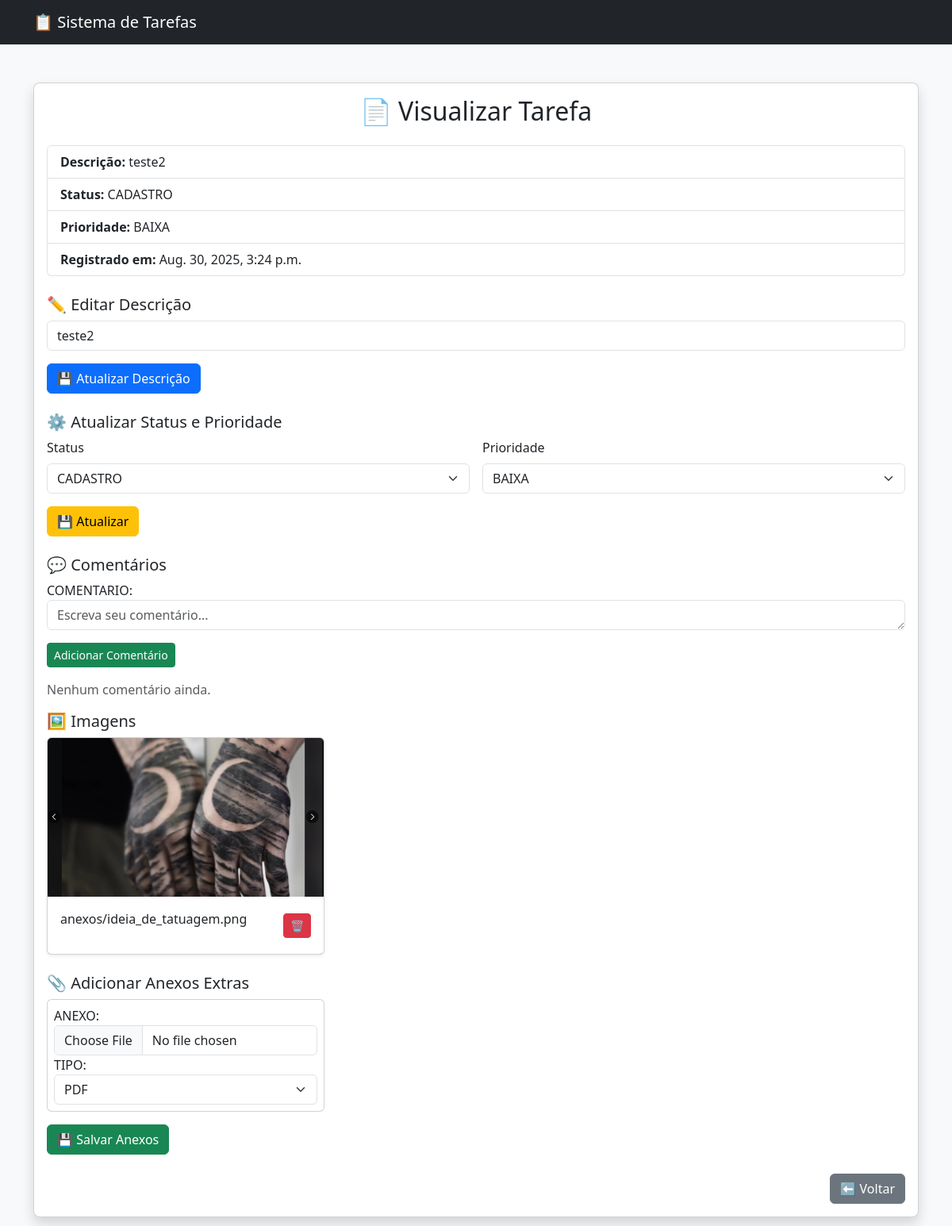
Screenshot of /Tarefas/Tarefa/2/ with the database file from the repository.
### Tarefas/models.py (models this page shows, shortened)
class Tasks(models.Model):
    DESCRICAO = models.TextField(max_length=100)
    REGISTRADO = models.DateTimeField(default=now)
    PRIORIDADE = models.ForeignKey(Tasks_Prioridade, on_delete=models.CASCADE, related_name="PRIORIDADE")
    STATUS = models.ForeignKey(Tasks_Status, on_delete=models.CASCADE, related_name="STATUS")

class Tasks_Status(models.Model):
    DESCRICAO = models.TextField(max_length=100)

class Tasks_Prioridade(models.Model):
    DESCRICAO = models.TextField(max_length=100)

class Tasks_Attachments(models.Model):
    TASK = models.ForeignKey(
        Tasks,
        on_delete=models.CASCADE,
        related_name="anexos"
    )
    TIPO = models.ForeignKey(
        Tipo_Attachments,
        on_delete=models.SET_NULL,
        null=True,
        blank=True,
        related_name="anexos"
    )
    ANEXO = models.FileField(upload_to="anexos/")

### Tarefas/views.py (the view)
# urls.py: path('Tarefa/<int:Id>/', views.Ver_Tarefa,name='Tarefa'),
def Ver_Tarefa(request, Id):
    tarefa = get_object_or_404(
        Tasks.objects.select_related("STATUS", "PRIORIDADE"),
        id=Id
    )
    imagens = tarefa.anexos.filter(TIPO__DESCRICAO__iexact="IMAGEM")
    pdfs = tarefa.anexos.filter(TIPO__DESCRICAO__iexact="PDF")
    comentarios = tarefa.comments.order_by('-REGISTRADO')
    form_anexos = AnexoFormSet(queryset=Tasks_Attachments.objects.none())
    if request.method == "POST":
        if "editar_descricao" in request.POST:
            nova_descricao = request.POST.get("DESCRICAO")
            if nova_descricao:
                tarefa.DESCRICAO = nova_descricao
                tarefa.save()
            return redirect('Tarefa', Id=tarefa.id)
        if "salvar_status_prioridade" in request.POST:
            nova_status_id = request.POST.get("STATUS")
            nova_prioridade_id = request.POST.get("PRIORIDADE")
            if nova_status_id:
                tarefa.STATUS_id = int(nova_status_id)
            if nova_prioridade_id:
                tarefa.PRIORIDADE_id = int(nova_prioridade_id)
            tarefa.save()
            return redirect('Tarefa', Id=tarefa.id)
        else:
            form_comentario = ComentarioForm(request.POST)
            if form_comentario.is_valid():
                novo = form_comentario.save(commit=False)
                novo.TASK = tarefa
                novo.save()
                return redirect('Tarefa', Id=tarefa.id)
    else:
        form_comentario = ComentarioForm()
    status_list = Tasks_Status.objects.all()
    prioridade_list = Tasks_Prioridade.objects.all()
    return render(request, "Tarefas/Tarefa.html", {
        "tarefa": tarefa,
        "imagens": imagens,
        "pdfs": pdfs,
        "comentarios": comentarios,
        "form_comentario": form_comentario,
        "status_list": status_list,
        "prioridade_list": prioridade_list,
        "form_anexos": form_anexos
    })

### Tarefas/forms.py
class ComentarioForm(forms.ModelForm):
    class Meta:
        model = Tasks_Comments
        fields = ['COMENTARIO']
        widgets = {
            'COMENTARIO': forms.Textarea(attrs={'class': 'form-control', 'rows': 1, 'placeholder': 'Escreva seu comentário...'})
        }

### Tarefas/models.py (called while the page is built)
    def __str__(self):
        return f"{self.DESCRICAO}"

### Tarefas/templates/Tarefas/Tarefa.html (shortened to what this page needs)
{% load static %}
<!DOCTYPE html>
<html lang="pt-br">
<head>
  <link href="https://cdn.jsdelivr.net/npm/bootstrap@5.3.2/dist/css/bootstrap.min.css" rel="stylesheet">
</head>
<body class="bg-light">
{% include 'partials/Header.html' %}
<div class="container py-4">
  <div class="card shadow rounded-3">
    <div class="card-body">
      <h2 class="mb-4 text-center">📄 Visualizar Tarefa</h2>
      <ul class="list-group mb-4">
        <li class="list-group-item"><strong>Descrição:</strong> {{ tarefa.DESCRICAO }}</li>
        <li class="list-group-item"><strong>Status:</strong> {{ tarefa.STATUS.DESCRICAO }}</li>
        <li class="list-group-item"><strong>Prioridade:</strong> {{ tarefa.PRIORIDADE.DESCRICAO }}</li>
        <li class="list-group-item"><strong>Registrado em:</strong> {{ tarefa.REGISTRADO }}</li>
      </ul>
      <h5>✏️ Editar Descrição</h5>
      <form method="post" class="mb-4">
          <div class="mb-3">
              <input type="text" name="DESCRICAO" class="form-control" value="{{ tarefa.DESCRICAO }}" required>
          </div>
          <button type="submit" name="editar_descricao" class="btn btn-primary">💾 Atualizar Descrição</button>
      </form>
      <h5>⚙ Atualizar Status e Prioridade</h5>
      <form method="post" class="mb-4">
          <div class="row g-3 align-items-end">
              <div class="col-md-6">
                  <label for="status" class="form-label">Status</label>
                  <select name="STATUS" id="status" class="form-select">
                      {% for s in status_list %}
                          <option value="{{ s.id }}" {% if s.id == tarefa.STATUS.id %}selected{% endif %}>{{ s.DESCRICAO }}</option>
                      {% endfor %}
                  </select>
              </div>
              <div class="col-md-6">
                  <label for="prioridade" class="form-label">Prioridade</label>
                  <select name="PRIORIDADE" id="prioridade" class="form-select">
                      {% for p in prioridade_list %}
                          <option value="{{ p.id }}" {% if p.id == tarefa.PRIORIDADE.id %}selected{% endif %}>{{ p.DESCRICAO }}</option>
                      {% endfor %}
                  </select>
              </div>
          </div>
          <div class="mt-3">
              <button type="submit" name="salvar_status_prioridade" class="btn btn-warning">💾 Atualizar</button>
          </div>
      </form>
      <h5>💬 Comentários</h5>
      <div class="mb-3">
        <form method="post" action="{% url 'Tarefa' Id=tarefa.id %}">
          {{ form_comentario.as_p }}
          <button type="submit" class="btn btn-success btn-sm">Adicionar Comentário</button>
        </form>
      </div>
      {% for comentario in comentarios %}
      <div class="alert alert-secondary d-flex justify-content-between align-items-start">
        <div>
          <small>{{ comentario.REGISTRADO }}</small><br>
          {{ comentario.COMENTARIO }}
        </div>
        <div>
          <form method="post" action="{% url 'excluir_comentario' comentario.id %}" style="display:inline;">
            {% csrf_token %}
            <button type="submit" class="btn btn-sm btn-danger">🗑</button>
          </form>
        </div>
      </div>
    {% empty %}
      <p class="text-muted">Nenhum comentário ainda.</p>
    {% endfor %}
    {% if imagens %}
    <h5>🖼 Imagens</h5>
    <div class="row row-cols-1 row-cols-md-3 g-3 mb-4">
      {% for anexo in imagens %}
        <div class="col">
          <div class="card shadow-sm">
            <img src="{{ anexo.ANEXO.url }}" class="card-img-top img-card" alt="{{ anexo.ANEXO.name }}">
            <div class="card-body d-flex justify-content-between align-items-center">
              <p class="card-text text-truncate">{{ anexo.ANEXO.name }}</p>
              <form method="post" action="{% url 'excluir_anexo' anexo.id %}">
                <button type="submit" class="btn btn-sm btn-danger">🗑</button>
              </form>
            </div>
          </div>
        </div>
      {% endfor %}
    </div>
    {% endif %}
      <h5>📎 Adicionar Anexos Extras</h5>
      <form method="post" action="{% url 'Salvar_Anexo_Novo' tarefa.id %}"  enctype="multipart/form-data" class="mb-4">
          <div class="row g-3">
              {% for form in form_anexos %}
                  <div class="col-md-4">
                      <div class="card p-2 mb-2">
                          {{ form.ANEXO.label_tag }} {{ form.ANEXO }}
                          {{ form.TIPO.label_tag }} {{ form.TIPO }}
                      </div>
                  </div>
              {% endfor %}
          </div>
          <button type="submit" name="Salvar_Anexo_Novo" class="btn btn-success mt-2">💾 Salvar Anexos</button>
      </form>
      <div class="d-flex justify-content-end">
        <a href="{% url 'Listar' %}" class="btn btn-secondary">⬅ Voltar</a>
      </div>
    </div>
  </div>
</div>
</body>
</html>

### Tarefas/templates/Tarefas/Tarefa.html (style rules this page uses)
.img-card { height: 200px; object-fit: cover; }

### rows the page displays
Tasks: DESCRICAO "teste2", STATUS.DESCRICAO "CADASTRO", PRIORIDADE.DESCRICAO "BAIXA", REGISTRADO "Aug. 30, 2025, 3:24 p.m.", STATUS "CADASTRO", PRIORIDADE "BAIXA"
Tasks_Attachments: ANEXO (picture), ANEXO.name "anexos/ideia_de_tatuagem.png"
